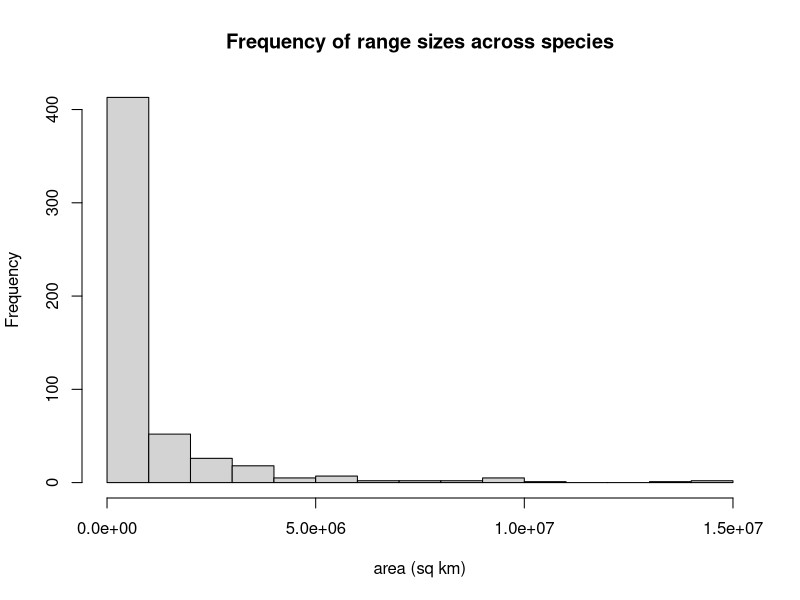
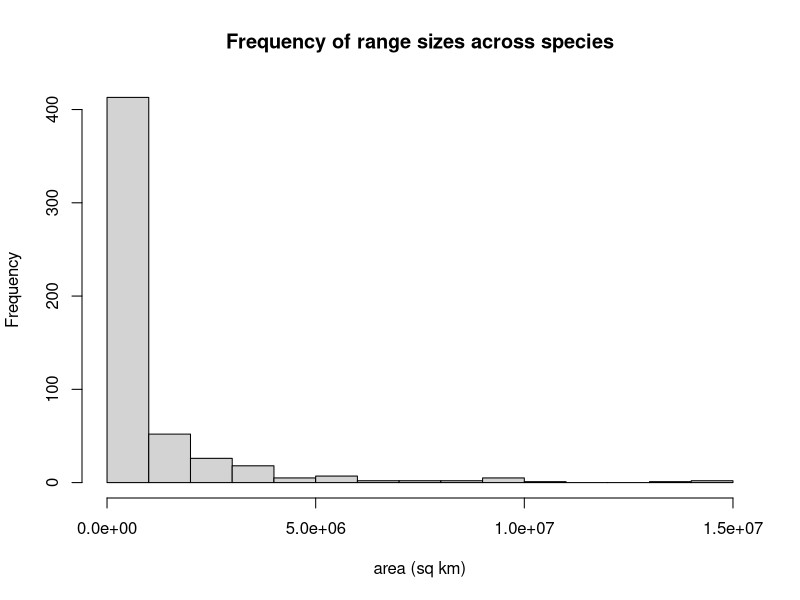
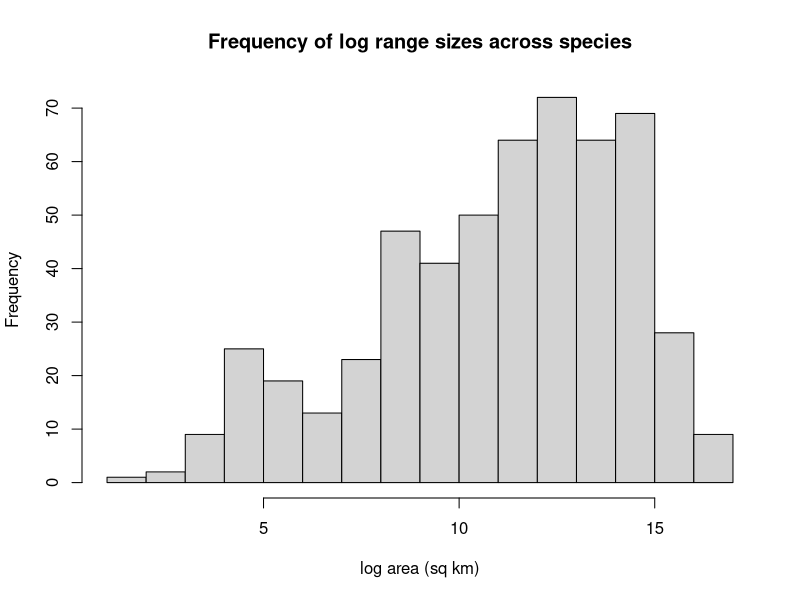
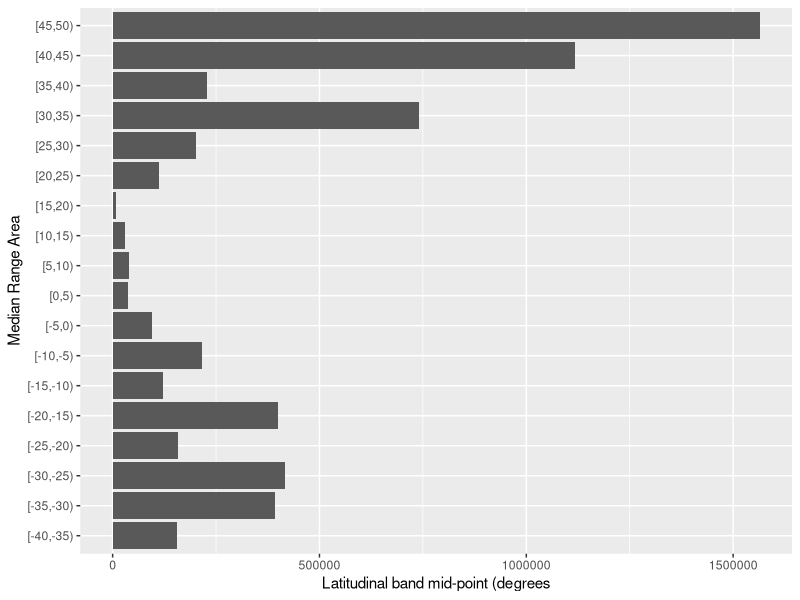
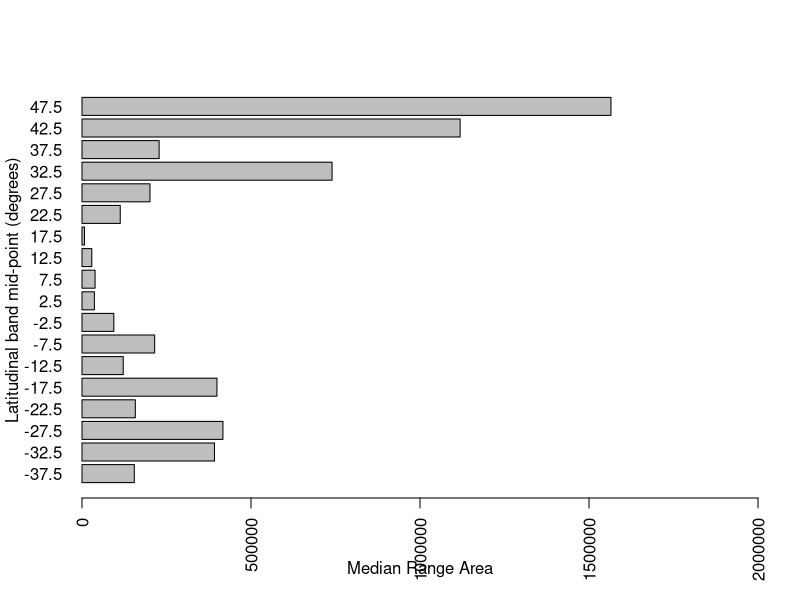
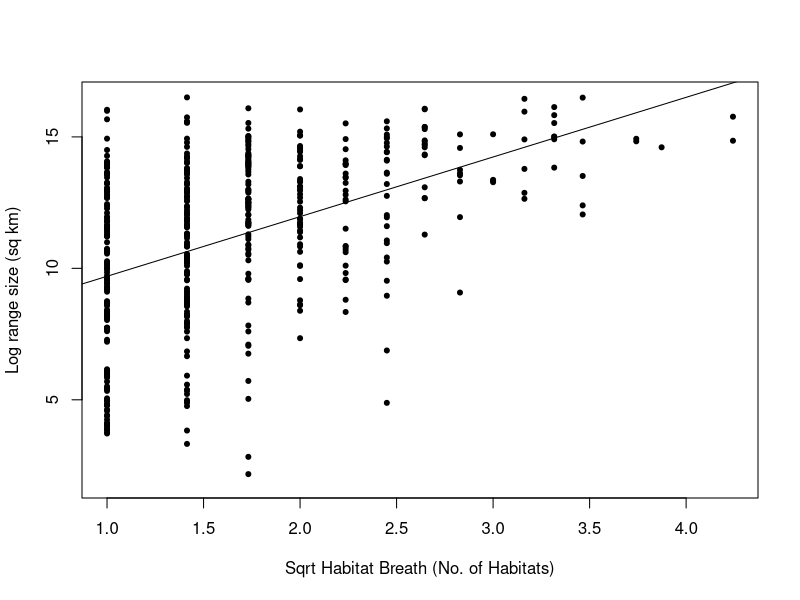
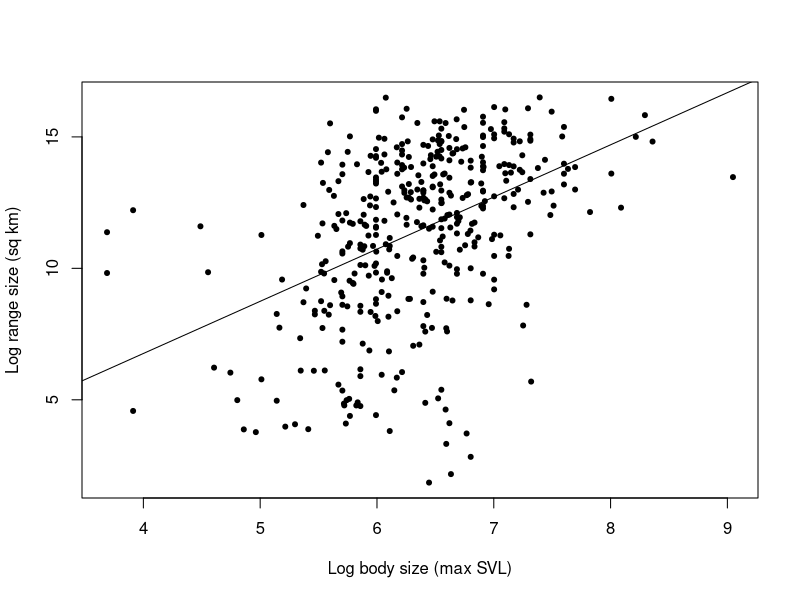
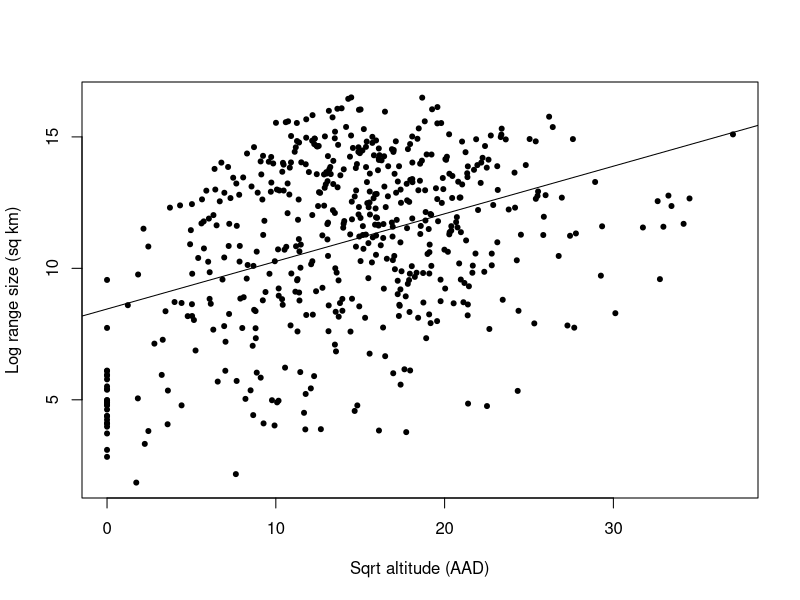

Source code (R) for these figures, in order:
#Reproducing data from the paper Rapoport's rule and determinants of species range size in snakes

#Library------------------------------------------------------------------------------------
library(ggplot2)
library(tidyverse)
library(RColorBrewer)

#Read Data----------------------------------------------------------------------------------
Species_range <- read.csv("./Snake_data/species_range.csv")

#Plots--------------------------------------------------------------------------------------

#Reproducing figure 1a,b, and d
#fig 1a----------------------------------------------------------------

Species_range$area <- exp(Species_range$log_area) #convert log area to area
fig_1a<- hist(Species_range$area, xlab="area (sq km)", main = "Frequency of range sizes across species")
fig_1a
#hist with internal conversion of log area to area
hist(exp(Species_range$log_area), xlab="area (sq km)", main="Frequency of range sizes across species") 


#fig 1b----------------------------------------------------------------

fig_1b <- hist(Species_range$log_area, xlab="log area (sq km)", main="Frequency of log range sizes across species")


#fig 1d---------------------------------------------------------------

cutpoints <- c(seq(-40,50, by=5)) #define ylim range

Species_range$mid_lat_bins<-cut(Species_range$mid_latitude,cutpoints,right = FALSE) #cut function divides range of x into intervals as defined by cutpoints and mid_lat

MidLat_Range_Area<-
  Species_range %>% 
  group_by(mid_lat_bins) %>% 
  summarise(median_range_area=median(exp(log_area)))

## Using ggplot 
fig_1d <- ggplot(data=MidLat_Range_Area,aes(mid_lat_bins,median_range_area)) +
  geom_col() + 
  coord_flip()+
  xlab ("Median Range Area")+
  ylab ("Latitudinal band mid-point (degrees")
fig_1d

## Using barplot function 
ttlabels <- c(seq(-37.5,47.5, by=5))
barplot(MidLat_Range_Area$median_range_area,
        horiz = TRUE,
        names.arg = ttlabels, 
        las=2, xlim=c(0,2000000), xlab="Median Range Area", ylab="Latitudinal band mid-point (degrees)")

#print sub figures a,b, and d of figure 1 onto pdf
pdf("./Plots/Bohm_Figure1.pdf")
hist(Species_range$area, xlab="area (sq km)", main = "Frequency of range sizes across species")
hist(Species_range$log_area, xlab="log area (sq km)", main="Frequency of log range sizes across species")
fig_1d
dev.off()


#Reproducing figure 2a-c
#fig_2a-------------------------------------------------------------------------
Species_range$sqrt_no_habitats <- sqrt(Species_range$No_habitats)
fig_2a_reg <- lm(log_area~sqrt_no_habitats, data=Species_range)
fig_2a <- plot(log_area~sqrt_no_habitats, data=Species_range, pch=20, 
               xlab="Sqrt Habitat Breath (No. of Habitats)", ylab="Log range size (sq km)")
abline(fig_2a_reg) #add regression line for fig_2a

#fig_2b-------------------------------------------------------------------------
fig_2b_reg <- lm(log_area~logSVL, data=Species_range)
fig_2b <- plot(log_area~logSVL, data=Species_range, pch=20,
               xlab="Log body size (max SVL)", ylab="Log range size (sq km)")
abline(fig_2b_reg)

#fig_2c------------------------------------------------------------------------
Species_range$sqrt_Altitude_AAD <- sqrt(Species_range$Altitude_AAD)
fig_2c_reg <- lm(log_area~sqrt_Altitude_AAD, data=Species_range)
fig_2c <- plot(log_area~sqrt_Altitude_AAD, data=Species_range, pch=20,
               xlab="Sqrt altitude (AAD)", ylab="Log range size (sq km)")
abline(fig_2c_reg)

#Print figure 2a-c onto a pdf
pdf("./Plots/Bohm_figure2.pdf")
fig_2a <- plot(log_area~sqrt_no_habitats, data=Species_range, pch=20, 
               xlab="Sqrt Habitat Breath (No. of Habitats)", ylab="Log range size (sq km)")
abline(fig_2a_reg)
fig_2b <- plot(log_area~logSVL, data=Species_range, pch=20,
               xlab="Log body size (max SVL)", ylab="Log range size (sq km)")
abline(fig_2b_reg)
fig_2c <- plot(log_area~sqrt_Altitude_AAD, data=Species_range, pch=20,
               xlab="Sqrt altitude (AAD)", ylab="Log range size (sq km)")
abline(fig_2c_reg)
dev.off()

#Ecoregions-----------------------------------------------------------------------
#what is the mean number of ecoregions?
summary(Species_range$no_ecoregions)
#the mean number of ecoregions was determined to be 12.52, therefore generalists will have regions
#greater than the mean.
Species_range$Ecoregion_type[Species_range$no_ecoregions>12.52] <- "Generalist"
Species_range$Ecoregion_type[Species_range$no_ecoregions<=12.52] <- "Specialist"
Species_range$Ecoregion_type <- as.factor(Species_range$Ecoregion_type)

#Figure 4-------------------------------------------------------------------------
#reproducing figure 4, with color adjusted by Ecoregion_type
cols <- brewer.pal(n=4, name="Set2")
cols_ecoregion <- cols[Species_range$Ecoregion_type] #set color
Species_range$Sqrt_YearsDescrip <- sqrt(Species_range$Years_descrip) #change years described to sqrt
fig_4_reg <- lm(Sqrt_YearsDescrip~log_area, data=Species_range)
fig_4 <- plot(Sqrt_YearsDescrip~log_area, data=Species_range, pch=20, col=cols_ecoregion,
              xlab="Log range size (sq km)", ylab="Sqrt years since description")
abline(fig_4_reg)

#print figure 4 onto pdf to save in Plots folder
pdf("./Plots/Bohm_figure4.pdf")
fig_4 <- plot(Sqrt_YearsDescrip~log_area, data=Species_range, pch=20, col=cols_ecoregion,
              xlab="Log range size (sq km)", ylab="Sqrt years since description")
abline(fig_4_reg)
dev.off()
